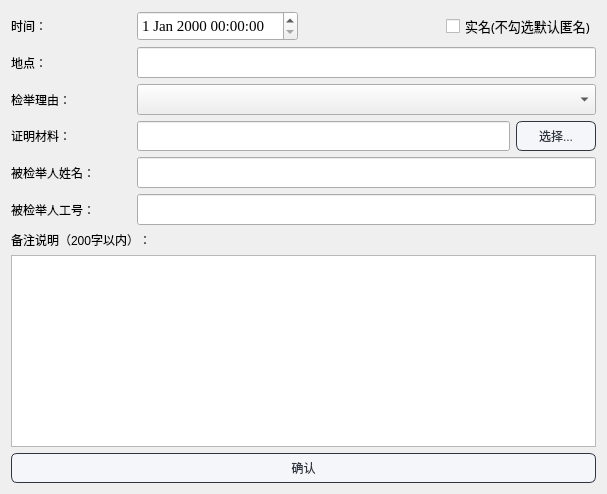
      <widget class="QWidget" name="page_12">
       <layout class="QGridLayout" name="gridLayout_6">
        <item row="0" column="0">
         <layout class="QHBoxLayout" name="horizontalLayout_24">
          <item>
           <widget class="QLabel" name="label_18">
            <property name="minimumSize">
             <size>
              <width>120</width>
              <height>0</height>
             </size>
            </property>
            <property name="maximumSize">
             <size>
              <width>90</width>
              <height>16777215</height>
             </size>
            </property>
            <property name="text">
             <string>时间：</string>
            </property>
           </widget>
          </item>
          <item>
           <widget class="QDateTimeEdit" name="punishTime">
            <property name="minimumSize">
             <size>
              <width>0</width>
              <height>30</height>
             </size>
            </property>
            <property name="font">
             <font>
              <family>Times New Roman</family>
              <pointsize>11</pointsize>
             </font>
            </property>
           </widget>
          </item>
          <item>
           <spacer name="horizontalSpacer_12">
            <property name="orientation">
             <enum>Qt::Horizontal</enum>
            </property>
            <property name="sizeHint" stdset="0">
             <size>
              <width>40</width>
              <height>20</height>
             </size>
            </property>
           </spacer>
          </item>
          <item>
           <widget class="QCheckBox" name="reporterChoose">
            <property name="font">
             <font>
              <family>微软雅黑</family>
              <pointsize>10</pointsize>
             </font>
            </property>
            <property name="text">
             <string>实名(不勾选默认匿名)</string>
            </property>
           </widget>
          </item>
         </layout>
        </item>
        <item row="1" column="0">
         <layout class="QHBoxLayout" name="horizontalLayout_23">
          <item>
           <widget class="QLabel" name="label_19">
            <property name="minimumSize">
             <size>
              <width>120</width>
              <height>0</height>
             </size>
            </property>
            <property name="maximumSize">
             <size>
              <width>90</width>
              <height>16777215</height>
             </size>
            </property>
            <property name="text">
             <string>地点：</string>
            </property>
           </widget>
          </item>
          <item>
           <widget class="QLineEdit" name="punishWhere">
            <property name="minimumSize">
             <size>
              <width>0</width>
              <height>30</height>
             </size>
            </property>
            <property name="font">
             <font>
              <family>华文楷体</family>
              <pointsize>12</pointsize>
             </font>
            </property>
           </widget>
          </item>
         </layout>
        </item>
        <item row="2" column="0">
         <layout class="QHBoxLayout" name="horizontalLayout_22">
          <item>
           <widget class="QLabel" name="label_20">
            <property name="minimumSize">
             <size>
              <width>120</width>
              <height>0</height>
             </size>
            </property>
            <property name="maximumSize">
             <size>
              <width>90</width>
              <height>16777215</height>
             </size>
            </property>
            <property name="text">
             <string>检举理由：</string>
            </property>
           </widget>
          </item>
          <item>
           <widget class="QComboBox" name="punishReason">
            <property name="minimumSize">
             <size>
              <width>0</width>
              <height>30</height>
             </size>
            </property>
            <property name="font">
             <font>
              <family>华文楷体</family>
              <pointsize>12</pointsize>
             </font>
            </property>
           </widget>
          </item>
         </layout>
        </item>
        <item row="3" column="0">
         <layout class="QHBoxLayout" name="horizontalLayout_20">
          <item>
           <widget class="QLabel" name="label_21">
            <property name="minimumSize">
             <size>
              <width>120</width>
              <height>0</height>
             </size>
            </property>
            <property name="maximumSize">
             <size>
              <width>90</width>
              <height>16777215</height>
             </size>
            </property>
            <property name="text">
             <string>证明材料：</string>
            </property>
           </widget>
          </item>
          <item>
           <widget class="QLineEdit" name="punishProve">
            <property name="minimumSize">
             <size>
              <width>0</width>
              <height>30</height>
             </size>
            </property>
           </widget>
          </item>
          <item>
           <widget class="QPushButton" name="punishBtn">
            <property name="minimumSize">
             <size>
              <width>80</width>
              <height>0</height>
             </size>
            </property>
            <property name="maximumSize">
             <size>
              <width>80</width>
              <height>16777215</height>
             </size>
            </property>
            <property name="styleSheet">
             <string notr="true">QPushButton{
	font: 10pt &quot;微软雅黑&quot;;
    color: #2f3640;
    background-color: #f5f6fa;
    border-color: #2f3640;
    border-radius: 6px;
    border-style: solid;
    border-width: 1px;
    padding: 5px;
}

/**鼠标停留在按钮上的样式**/
QPushButton::hover{	
    color: #FFFFFF;
    background-color: #718093;
    border-color: #2f3640;
}

/**鼠标按压下去的样式**/
QPushButton::pressed,QPushButton::checked{
    color: #FFFFFF;
    background-color: qlineargradient(spread:pad, x1:0, y1:0, x2:0, y2:1, stop:0 #273c75, stop:1 #487eb0);
}

/**按钮失能情况下样式**/
QPushButton::disabled{
    color: #FFFFFF;
    background-color: #dcdde1;
    border-color: #dcdde1;
}
</string>
            </property>
            <property name="text">
             <string>选择...</string>
            </property>
           </widget>
          </item>
         </layout>
        </item>
        <item row="4" column="0">
         <layout class="QHBoxLayout" name="horizontalLayout_10">
          <item>
           <widget class="QLabel" name="label_22">
            <property name="minimumSize">
             <size>
              <width>120</width>
              <height>0</height>
             </size>
            </property>
            <property name="maximumSize">
             <size>
              <width>90</width>
              <height>16777215</height>
             </size>
            </property>
            <property name="text">
             <string>被检举人姓名：</string>
            </property>
           </widget>
          </item>
          <item>
           <widget class="QLineEdit" name="punishWho">
            <property name="minimumSize">
             <size>
              <width>0</width>
              <height>30</height>
             </size>
            </property>
            <property name="font">
             <font>
              <family>华文楷体</family>
              <pointsize>12</pointsize>
             </font>
            </property>
           </widget>
          </item>
         </layout>
        </item>
        <item row="5" column="0">
         <layout class="QHBoxLayout" name="horizontalLayout_18">
          <item>
           <widget class="QLabel" name="label_26">
            <property name="minimumSize">
             <size>
              <width>120</width>
              <height>0</height>
             </size>
            </property>
            <property name="maximumSize">
             <size>
              <width>90</width>
              <height>16777215</height>
             </size>
            </property>
            <property name="text">
             <string>被检举人工号：</string>
            </property>
           </widget>
          </item>
          <item>
           <widget class="QLineEdit" name="punishAccount">
            <property name="minimumSize">
             <size>
              <width>0</width>
              <height>30</height>
             </size>
            </property>
            <property name="font">
             <font>
              <family>华文楷体</family>
              <pointsize>12</pointsize>
             </font>
            </property>
            <property name="text">
             <string/>
            </property>
           </widget>
          </item>
         </layout>
        </item>
        <item row="6" column="0">
         <layout class="QVBoxLayout" name="verticalLayout_12">
          <item>
           <widget class="QLabel" name="label_25">
            <property name="text">
             <string>备注说明（200字以内）：</string>
            </property>
           </widget>
          </item>
          <item>
           <widget class="QTextEdit" name="reportNote">
            <property name="minimumSize">
             <size>
              <width>585</width>
              <height>0</height>
             </size>
            </property>
            <property name="font">
             <font>
              <family>华文楷体</family>
              <pointsize>12</pointsize>
             </font>
            </property>
           </widget>
          </item>
         </layout>
        </item>
        <item row="7" column="0">
         <widget class="QPushButton" name="submit2">
          <property name="maximumSize">
           <size>
            <width>16777215</width>
            <height>16777215</height>
           </size>
          </property>
          <property name="styleSheet">
           <string notr="true">QPushButton{
	font: 10pt &quot;微软雅黑&quot;;
    color: #2f3640;
    background-color: #f5f6fa;
    border-color: #2f3640;
    border-radius: 6px;
    border-style: solid;
    border-width: 1px;
    padding: 5px;
}

/**鼠标停留在按钮上的样式**/
QPushButton::hover{	
    color: #FFFFFF;
    background-color: #718093;
    border-color: #2f3640;
}

/**鼠标按压下去的样式**/
QPushButton::pressed,QPushButton::checked{
    color: #FFFFFF;
    background-color: qlineargradient(spread:pad, x1:0, y1:0, x2:0, y2:1, stop:0 #273c75, stop:1 #487eb0);
}

/**按钮失能情况下样式**/
QPushButton::disabled{
    color: #FFFFFF;
    background-color: #dcdde1;
    border-color: #dcdde1;
}
</string>
          </property>
          <property name="text">
           <string>确认</string>
          </property>
         </widget>
        </item>
       </layout>
      </widget>
